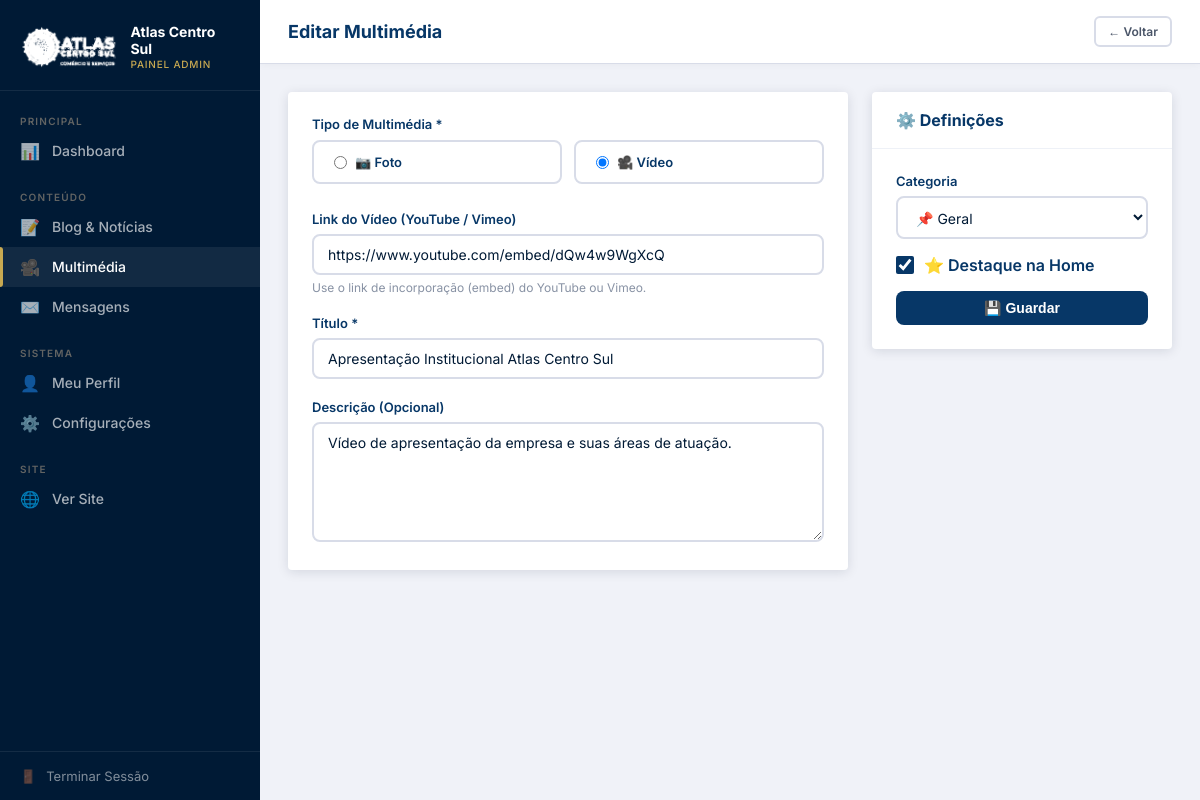
Page /admin/midia_form.php?id=1 (signed in) on the committed database.
### tables this page shows
CREATE TABLE IF NOT EXISTS midia (
    id             INT AUTO_INCREMENT PRIMARY KEY,
    titulo         VARCHAR(250) NOT NULL,
    descricao      TEXT,
    tipo           ENUM('foto','video') NOT NULL DEFAULT 'foto',
    url_ou_caminho VARCHAR(500) NOT NULL,
    miniatura      VARCHAR(300),
    categoria      ENUM('energia-industria','saude-bem-estar','agronegocio','comercio-investimentos','geral') DEFAULT 'geral',
    destaque       TINYINT(1) DEFAULT 0,
    criado_em      TIMESTAMP DEFAULT CURRENT_TIMESTAMP
);

### app/helpers.php (called while the page is built, shortened)
<?php
function labelCategoria(string $slug): string {
    $cats = [
        'energia-industria'       => 'Energia & Indústria',
        'saude-bem-estar'         => 'Saúde & Bem-Estar',
        'agronegocio'             => 'Agronegócio',
        'comercio-investimentos'  => 'Comércio & Investimentos',
        'geral'                   => 'Geral',
    ];
    return $cats[$slug] ?? ucfirst($slug);
}
function iconeCategoria(string $slug): string {
    $icons = [
        'energia-industria'       => '⚙️',
        'saude-bem-estar'         => '🏥',
        'agronegocio'             => '🌾',
        'comercio-investimentos'  => '🏢',
        'geral'                   => '📌',
    ];
    return $icons[$slug] ?? '📌';
}

### admin/midia_form.php (the view, shortened to what this page needs)
<?php
require_once __DIR__ . '/../app/helpers.php';
$pdo  = getDB();
$id   = isset($_GET['id']) && is_numeric($_GET['id']) ? (int)$_GET['id'] : null;
$item = null;
if ($id) {
    $stmt = $pdo->prepare("SELECT * FROM midia WHERE id = ? LIMIT 1");
    $stmt->execute([$id]);
    $item = $stmt->fetch();
}
$categorias = ['energia-industria','saude-bem-estar','agronegocio','comercio-investimentos','geral'];
$tipo      = $_POST['tipo']      ?? ($item['tipo']      ?? 'foto');
$titulo    = $_POST['titulo']    ?? ($item['titulo']    ?? '');
$descricao = $_POST['descricao'] ?? ($item['descricao'] ?? '');
$categoria = $_POST['categoria'] ?? ($item['categoria'] ?? 'geral');
$destaque  = isset($_POST['destaque']) ? 1 : ($item['destaque'] ?? 0);
$videoUrl  = $_POST['video_url'] ?? ($tipo === 'video' ? ($item['url_ou_caminho'] ?? '') : '');
?>
<!DOCTYPE html>
<html lang="pt">
<head>
    <link rel="stylesheet" href="/atlas/assets/css/admin.css">
</head>
<body>
<?php include __DIR__ . '/_sidebar.php'; ?>
<div class="main-wrapper">
    <header class="topbar">
        <div class="topbar-title"><?= $id ? 'Editar' : 'Adicionar' ?> Multimédia</div>
        <div class="topbar-right">
            <a href="/atlas/admin/midia.php" class="btn btn-outline btn-sm">← Voltar</a>
        </div>
    </header>
    <main class="content">
        <form method="POST" action="" enctype="multipart/form-data">
            <div style="display:grid;grid-template-columns:1fr 300px;gap:24px;align-items:start;">
                <div class="card">
                    <div class="card-body" style="display:flex;flex-direction:column;gap:20px;">
                        <div class="form-group" style="margin:0;">
                            <label>Tipo de Multimédia *</label>
                            <div style="display:flex;gap:12px;margin-top:8px;">
                                <label style="display:flex;align-items:center;gap:8px;cursor:pointer;padding:12px 20px;border:2px solid var(--gray-200);border-radius:8px;flex:1;transition:.2s;" id="lbl-foto">
                                    <input type="radio" name="tipo" value="foto" <?= $tipo === 'foto' ? 'checked' : '' ?> onchange="toggleTipo('foto')">
                                    <span>📷 Foto</span>
                                </label>
                                <label style="display:flex;align-items:center;gap:8px;cursor:pointer;padding:12px 20px;border:2px solid var(--gray-200);border-radius:8px;flex:1;transition:.2s;" id="lbl-video">
                                    <input type="radio" name="tipo" value="video" <?= $tipo === 'video' ? 'checked' : '' ?> onchange="toggleTipo('video')">
                                    <span>🎥 Vídeo</span>
                                </label>
                            </div>
                        </div>
                        <div id="campo-video" style="<?= $tipo === 'foto' ? 'display:none' : '' ?>">
                            <div class="form-group" style="margin:0;">
                                <label for="video_url">Link do Vídeo (YouTube / Vimeo)</label>
                                <input type="url" id="video_url" name="video_url" class="form-control"
                                       placeholder="https://www.youtube.com/embed/..."
                                       value="<?= htmlspecialchars($videoUrl) ?>">
                                <p class="form-hint">Use o link de incorporação (embed) do YouTube ou Vimeo.</p>
                            </div>
                        </div>
                        <div class="form-group" style="margin:0;">
                            <label for="titulo">Título *</label>
                            <input type="text" id="titulo" name="titulo" class="form-control"
                                   value="<?= htmlspecialchars($titulo) ?>" placeholder="Título descritivo..." required>
                        </div>
                        <div class="form-group" style="margin:0;">
                            <label for="descricao">Descrição (Opcional)</label>
                            <textarea id="descricao" name="descricao" class="form-control" rows="3"
                                      placeholder="Breve descrição deste conteúdo..."><?= htmlspecialchars($descricao) ?></textarea>
                        </div>
                    </div>
                </div>
                <div style="display:flex;flex-direction:column;gap:20px;">
                    <div class="card">
                        <div class="card-header"><h2>⚙️ Definições</h2></div>
                        <div class="card-body" style="display:flex;flex-direction:column;gap:16px;">
                            <div class="form-group" style="margin:0;">
                                <label for="categoria">Categoria</label>
                                <select name="categoria" id="categoria" class="form-control">
                                    <?php foreach ($categorias as $cat): ?>
                                    <option value="<?= $cat ?>" <?= $categoria === $cat ? 'selected' : '' ?>>
                                        <?= iconeCategoria($cat) ?> <?= labelCategoria($cat) ?>
                                    </option>
                                    <?php endforeach; ?>
                                </select>
                            </div>
                            <label style="display:flex;align-items:center;gap:10px;cursor:pointer;">
                                <input type="checkbox" name="destaque" <?= $destaque ? 'checked' : '' ?>
                                       style="width:18px;height:18px;accent-color:var(--navy);">
                                <span style="font-weight:600;color:var(--navy);">⭐ Destaque na Home</span>
                            </label>
                            <button type="submit" class="btn btn-primary" style="width:100%;justify-content:center;">
                                💾 <?= $id ? 'Guardar' : 'Adicionar' ?>
                            </button>
                        </div>
                    </div>
                </div>
            </div>
        </form>
    </main>
</div>
</body>
</html>

### assets/css/admin.css (style rules this page uses)
:root { --navy: #073767; --navy-dark: #001a35; --navy-mid: #053565; --steel: #626463; --gold: #C8A951; --gold-light:#E2C97A; --white: #F8F9FC; --gray-100: #EEF1F7; --gray-200: #D8DCE8; --gray-500: #8892A4; --gray-700: #4A5568; --danger: #E53E3E; --success: #38A169; --warning: #DD6B20; --info: #3182CE; --sidebar-w: 260px; --topbar-h: 64px; --radius: 4px; --shadow: 0 2px 12px rgba(0,26,53,.12); --transition:0.2s ease; --font: 'Barlow', 'Inter', system-ui, sans-serif; }
* { box-sizing: border-box; margin: 0; padding: 0; }
body { font-family: var(--font); background: #F0F2F8; color: var(--navy-dark); min-height: 100vh; display: flex; }
a { text-decoration: none; color: inherit; }
.main-wrapper { margin-left: var(--sidebar-w); flex: 1; display: flex; flex-direction: column; min-height: 100vh; }
.topbar { height: var(--topbar-h); background: #fff; border-bottom: 1px solid var(--gray-200); display: flex; align-items: center; justify-content: space-between; padding: 0 28px; position: sticky; top: 0; z-index: 50; box-shadow: 0 1px 8px rgba(0,0,0,.04); }
.topbar-title { font-size: 18px; font-weight: 700; color: var(--navy); }
.topbar-right { display: flex; align-items: center; gap: 16px; }
.content { flex: 1; padding: 28px; }
.card { background: #fff; border-radius: var(--radius); box-shadow: var(--shadow); overflow: hidden; }
.card-header { padding: 18px 24px; border-bottom: 1px solid var(--gray-100); display: flex; align-items: center; justify-content: space-between; gap: 12px; }
.card-header h2 { font-size: 16px; font-weight: 700; color: var(--navy); }
.card-body { padding: 24px; }
.btn { display: inline-flex; align-items: center; gap: 7px; padding: 9px 18px; border-radius: 8px; font-size: 14px; font-weight: 600; border: none; cursor: pointer; transition: all var(--transition); white-space: nowrap; text-decoration: none; }
.btn-primary { background: var(--navy); color: #fff; }
.btn-outline { background: transparent; border: 2px solid var(--gray-200); color: var(--gray-700); }
.btn-sm { padding: 6px 12px; font-size: 12px; border-radius: 6px; }
.form-group { margin-bottom: 20px; }
.form-group label { display: block; font-size: 13px; font-weight: 600; color: var(--navy); margin-bottom: 7px; }
.form-control { width: 100%; padding: 10px 14px; border: 2px solid var(--gray-200); border-radius: 8px; font-size: 14px; font-family: var(--font); color: var(--navy-dark); background: #fff; transition: border-color var(--transition), box-shadow var(--transition); outline: none; }
select.form-control { cursor: pointer; }
textarea.form-control { resize: vertical; min-height: 120px; }
.form-hint { font-size: 12px; color: var(--gray-500); margin-top: 5px; }

### rows in the picture
midia: tipo "☐ 📷 Foto", tipo "☑ 🎥 Vídeo", video_url "https://www.youtube.com/embed/dQw4w9WgXcQ", titulo "Apresentação Institucional Atlas Centro Sul", descricao "Vídeo de apresentação da empresa e suas áreas de atuação.", destaque "☑"

### other values in the picture
form field categoria "📌 Geral"
